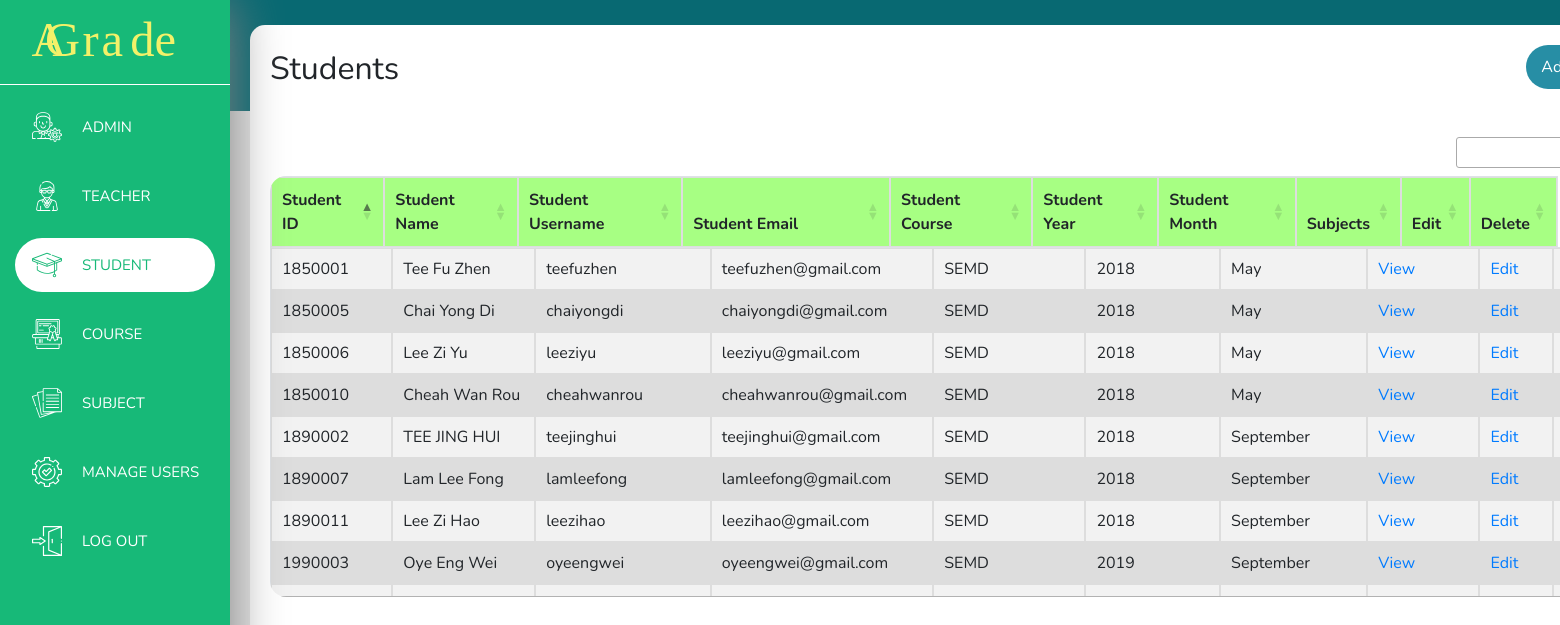
/student.php (signed in), run on the app's committed database.
### tables this page shows
CREATE TABLE `student` (
  `No` int(200) NOT NULL,
  `studentID` varchar(200) NOT NULL,
  `studentName` varchar(200) NOT NULL,
  `studentUid` varchar(200) NOT NULL,
  `studentEmail` varchar(200) NOT NULL,
  `studentCourse` varchar(200) NOT NULL,
  `studentYear` int(4) NOT NULL,
  `studentMonth` varchar(20) NOT NULL
);

### student.php (the view, shortened to what this page needs)
<?php
    require "header.php";
    require "backendphp/condb_back.php";
?>
    <main>
        <div class="content">
            <div class="student-main">
                <label class="student-label">Students</label>
                <?php
                    if ($_SESSION['userType'] == "admin") {
                        echo "<a class='addStudent-btn' href='manageUser.php'><span>Add Student</span></a>";
                    }
                ?>
                <table class="table table-striped table-bordered studentDatatable">
                    <thead>
                        <tr>
                            <th>Student ID</th>
                            <th>Student Name</th>
                            <th>Student Username</th>
                            <th>Student Email</th>
                            <th>Student Course</th>
                            <th>Student Year</th>
                            <th>Student Month</th>
                            <th>Subjects</th>
                            <?php
                            if ($_SESSION['userType'] == "admin") {
                                echo "<th>Edit</th>";
                                echo "<th>Delete</th>";
                            }
                            ?>
                        </tr>
                    </thead>
                    <tbody>
                        <?php
                            if ($_SESSION['userType'] == "admin" || $_SESSION['userType'] == "student") {
                                $sql = mysqli_query($conn, "SELECT * FROM student");
                            }
                            while ($row = mysqli_fetch_array($sql)){
                                echo "<tr>";
                                echo "<td>" . $row['studentID'] . "</td>";
                                echo "<td>" . $row['studentName'] . "</td>";
                                echo "<td>" . $row['studentUid'] . "</td>";
                                echo "<td>" . $row['studentEmail'] . "</td>";
                                echo "<td>" . $row['studentCourse'] . "</td>";
                                echo "<td>" . $row['studentYear'] . "</td>";
                                echo "<td>" . $row['studentMonth'] . "</td>";
                                echo "<td><a href='studentScore.php?stdID=" . $row['studentID'] . "'>View</a></td>";
                                if ($_SESSION['userType'] == "admin") {
                                    echo "<td><a href='editStudent.php?stdID=" . $row['studentID'] . "'>Edit</a></td>";
                                    echo "<td><a href='backendphp/deleteStudent-back.php?stdID=" . $row['studentID'] . "' onclick='return confirm(\"Confirm Delete ?\");'>Delete</a></td>";
                                }
                                echo "</tr>";
                            }
                        ?>
                    </tbody>
                </table>
            </div>
        </div>
    </main>
<?php
    require "footer.php";
?>

### header.php (shortened to what this page needs)
<?php
    $activePage = basename($_SERVER['PHP_SELF'], ".php");
?>
<!DOCTYPE html>
<html lang="en">
<head>
    <link rel="stylesheet" href="https://stackpath.bootstrapcdn.com/bootstrap/4.4.1/css/bootstrap.min.css">
    <link rel="stylesheet" href="https://cdn.datatables.net/1.10.20/css/jquery.dataTables.min.css">
    <link rel="stylesheet" type="text/css" href="css/header.css">
    <link rel="stylesheet" type="text/css" href="css/homeTeacher.css">
    <link rel="stylesheet" type="text/css" href="css/homeStudent.css">
    <link rel="stylesheet" type="text/css" href="css/admin.css">
    <link rel="stylesheet" type="text/css" href="css/teacher.css">
    <link rel="stylesheet" type="text/css" href="css/student.css">
    <link rel="stylesheet" type="text/css" href="css/course.css">
    <link rel="stylesheet" type="text/css" href="css/subject.css">
    <link rel="stylesheet" type="text/css" href="css/manageUser.css">
    <link rel="stylesheet" type="text/css" href="css/teacherSubject.css">
    <link rel="stylesheet" type="text/css" href="css/courseStudent.css">
    <link rel="stylesheet" type="text/css" href="css/courseSubject.css">
    <link rel="stylesheet" type="text/css" href="css/subjectStudents.css">
    <link rel="stylesheet" type="text/css" href="css/studentScore.css">
    <link rel="stylesheet" type="text/css" href="css/courseStudentsScore.css">
    <link rel="stylesheet" type="text/css" href="css/addCourse.css">
    <link rel="stylesheet" type="text/css" href="css/addSubject.css">
    <link rel="stylesheet" type="text/css" href="css/editAdmin.css">
    <link rel="stylesheet" type="text/css" href="css/editTeacher.css">
    <link rel="stylesheet" type="text/css" href="css/editStudent.css">
    <link rel="stylesheet" type="text/css" href="css/editStudentScore.css">
</head>
<body>
        <div class="sidebar">
            <img class="logo" src="img/logo-goldd.svg" alt="logo">
            <hr>
            <?php
                if ($_SESSION['userType'] == "admin") {
                    echo "<a class= '";
                    echo ($activePage == 'admin' || $activePage == 'editAdmin') ? 'active':'';
                    echo "' href='admin.php'>";
                    echo "<img src='img/admin.svg' alt='Admin'>";
                    echo "<span>ADMIN</span>";
                    echo "</a>";
                }
            ?>
            <?php
                echo "<a class= '";
                echo ($activePage == 'teacher'  || $activePage == 'teacherSubject' || $activePage == 'editTeacher') ? 'active':'';
                echo "' href='teacher.php'>";
                echo "<img src='img/teacher.svg' alt='Teacher'>";
                echo "<span>TEACHER</span>";
                echo "</a>";
            ?>
            <?php
                if ($_SESSION['userType'] != "student") {
                    echo "<a class= '";
                    echo ($activePage == 'student' || $activePage == 'studentScore' || $activePage == 'editStudent' || $activePage == 'editStudentScore') ? 'active':'';
                    echo "' href='student.php'>";
                    echo "<img src='img/student.svg' alt='Student'>";
                    echo "<span>STUDENT</span>";
                    echo "</a>";
                }
            ?>
            <?php
                echo "<a class= '";
                echo ($activePage == 'course' || $activePage == 'addCourse' || $activePage == 'courseSubjects' || $activePage == 'courseStudents' || $activePage == 'courseStudentsScore') ? 'active':'';
                echo "' href='course.php'>";
                echo "<img src='img/course.svg' alt='Course'>";
                echo "<span>COURSE</span>";
                echo "</a>";
            ?>
            <?php
                echo "<a class= '";
                echo ($activePage == 'subject' || $activePage == 'addSubject' || $activePage == 'subjectStudents') ? 'active':'';
                echo "' href='subject.php'>";
                echo "<img src='img/subject.svg' alt='Subject'>";
                echo "<span>SUBJECT</span>";
                echo "</a>";
            ?>
            <?php
                if ($_SESSION['userType'] == "admin") {
                    echo "<a class= '";
                    echo ($activePage == 'manageUser') ? 'active':'';
                    echo "' href='manageUser.php'>";
                    echo "<img src='img/manage.svg' alt='Manage User'>";
                    echo "<span>MANAGE USERS</span>";
                    echo "</a>";
                }
            ?>
            <?php
                echo "<a class= '' href='backendphp/logout-back.php'>";
                echo "<img src='img/logout.svg' alt='Log out'>";
                echo "<span>LOG OUT</span>";
                echo "</a>";
            ?>
        </div>

### footer.php
</body>
</html>

### css/header.css (style rules this page uses)
body { margin: 0; font-family: Nunito, sans-serif; background: -webkit-gradient(linear, left top, left bottom, color-stop(13%, #086972), color-stop(13%, #e6e6e6)); background: linear-gradient(#086972 13%, #e6e6e6 13%); height: 100vh; }
.logo { width: 194px; height: 54px; margin: 15px 0px 15px 15px; display: block; }
hr { border-color: white; margin: 0; }
.sidebar { margin: 0; padding: 0; width: 230px; background-color: #17b978; position: fixed; height: 100%; overflow: auto; -webkit-box-shadow: 1px 0px 50px grey; box-shadow: 1px 0px 50px grey; z-index: 1; overflow-x: hidden; }
.sidebar a { display: -webkit-box; display: -ms-flexbox; display: flex; color: white; border-radius: 35px; margin: 15px; padding: 12px; text-decoration: none; -webkit-box-align: center; -ms-flex-align: center; align-items: center; }
.sidebar a img { margin-left: 5px; width: 30px; height: 30px; vertical-align: middle; -webkit-filter: invert(100%) sepia(0%) saturate(0%) hue-rotate(194deg) brightness(105%) contrast(103%); filter: invert(100%) sepia(0%) saturate(0%) hue-rotate(194deg) brightness(105%) contrast(103%); }
.sidebar a span { margin-left: 20px; vertical-align: middle; font-size: 15px; }
.sidebar a.active { background-color: white; color: #17b978; }
.sidebar a.active img { -webkit-filter: invert(56%) sepia(16%) saturate(4793%) hue-rotate(116deg) brightness(95%) contrast(82%); filter: invert(56%) sepia(16%) saturate(4793%) hue-rotate(116deg) brightness(95%) contrast(82%); }
main { height: 657px; }
main .content { display: inline-block; margin: 25px 25px 25px 250px; width: 166vh; height: 93vh; border-radius: 15px; background-color: white; }

### css/student.css (style rules this page uses)
.student-label { display: inline-block; margin: 20px; font-size: 32px; }
.addStudent-btn { float: right; background-color: #278EA5; color: white; border-radius: 25px; margin: 20px; padding: 10px 15px; text-decoration: none; text-align: center; }
.student-main .dataTables_wrapper .table tr:nth-child(even) { background-color: #dddddd; }
.student-main .dataTables_wrapper .table th { border: 1px solid #dddddd; background-color: #a7ff83; text-align: left; }
.student-main .dataTables_wrapper .table td { border: 1px solid #dddddd; text-align: left; }

### data on the page
student: studentID "1850001", studentName "Tee Fu Zhen", studentUid "teefuzhen", studentEmail "teefuzhen@gmail.com", studentCourse "SEMD", studentYear "2018", studentMonth "May"
student: studentID "1850005", studentName "Chai Yong Di", studentUid "chaiyongdi", studentEmail "chaiyongdi@gmail.com", studentCourse "SEMD", studentYear "2018", studentMonth "May"
student: studentID "1850006", studentName "Lee Zi Yu", studentUid "leeziyu", studentEmail "leeziyu@gmail.com", studentCourse "SEMD", studentYear "2018", studentMonth "May"
student: studentID "1850010", studentName "Cheah Wan Rou", studentUid "cheahwanrou", studentEmail "cheahwanrou@gmail.com", studentCourse "SEMD", studentYear "2018", studentMonth "May"
student: studentID "1890002", studentName "TEE JING HUI", studentUid "teejinghui", studentEmail "teejinghui@gmail.com", studentCourse "SEMD", studentYear "2018", studentMonth "September"
student: studentID "1890007", studentName "Lam Lee Fong", studentUid "lamleefong", studentEmail "lamleefong@gmail.com", studentCourse "SEMD", studentYear "2018", studentMonth "September"
student: studentID "1890011", studentName "Lee Zi Hao", studentUid "leezihao", studentEmail "leezihao@gmail.com", studentCourse "SEMD", studentYear "2018", studentMonth "September"
student: studentID "1990003", studentName "Oye Eng Wei", studentUid "oyeengwei", studentEmail "oyeengwei@gmail.com", studentCourse "SEMD", studentYear "2019", studentMonth "September"
